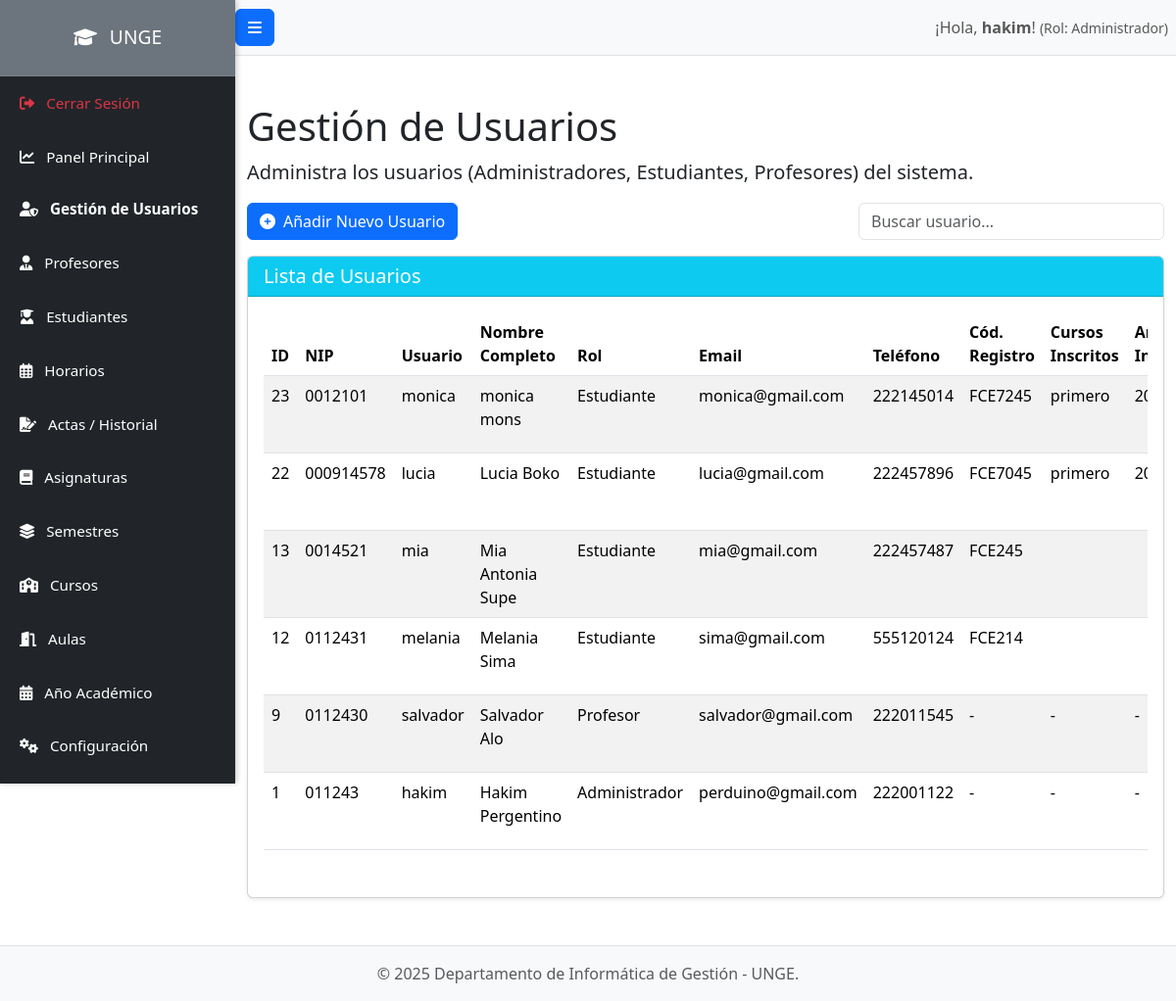
The app's page /admin/usuarios.php (signed in), older data.
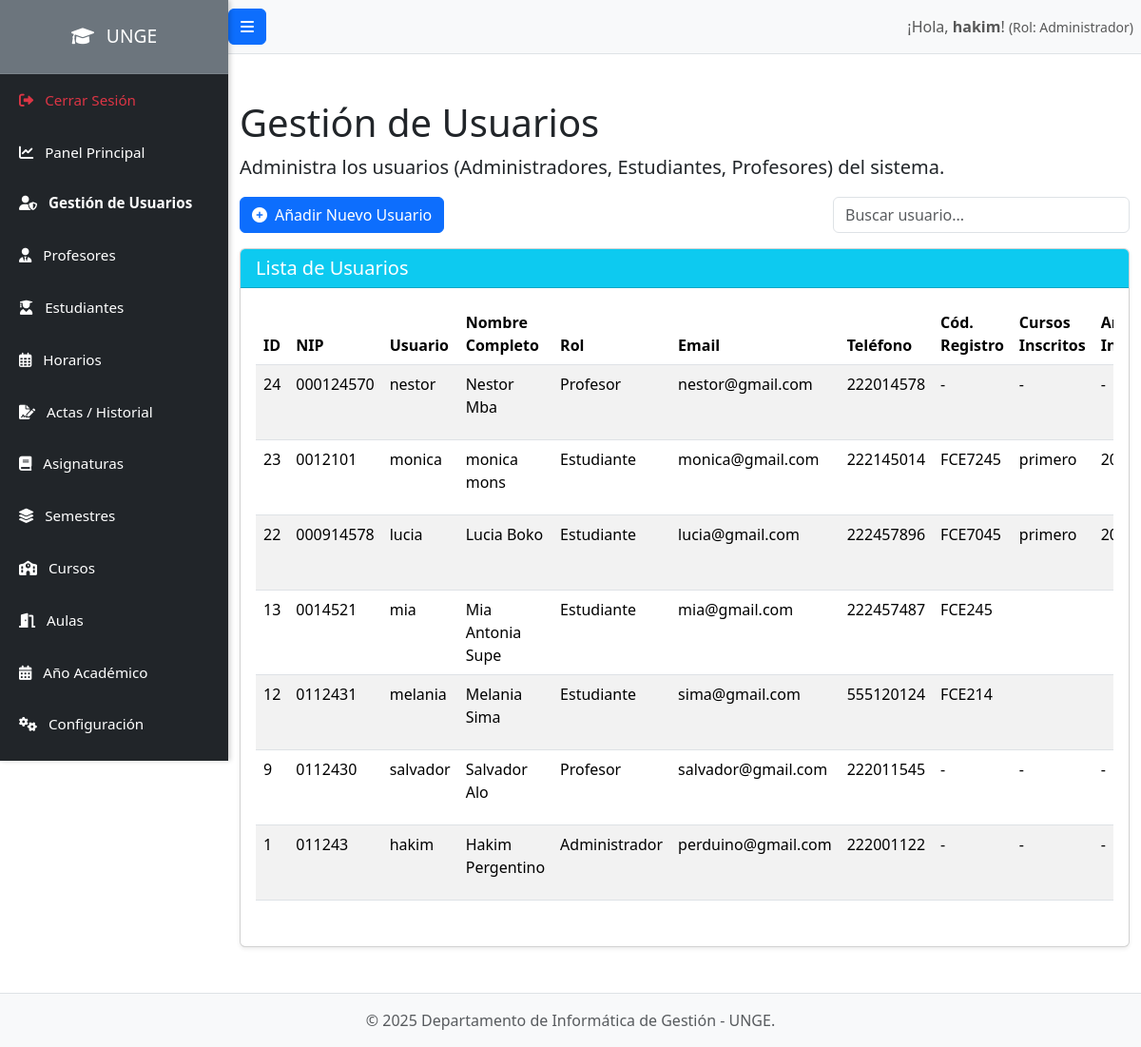
The same page, newer data.
### tables this page shows
CREATE TABLE `usuarios` (
  `id` int(11) NOT NULL,
  `nombre_usuario` varchar(100) NOT NULL,
  `password_hash` varchar(255) NOT NULL,
  `id_rol` int(11) NOT NULL,
  `nombre_completo` varchar(255) NOT NULL,
  `email` varchar(255) DEFAULT NULL,
  `telefono` varchar(50) DEFAULT NULL,
  `nip` varchar(50) DEFAULT NULL,
  `estado` enum('Activo','Inactivo','Bloqueado') NOT NULL DEFAULT 'Activo',
  `fecha_registro` datetime DEFAULT current_timestamp()
);

CREATE TABLE `roles` (
  `id` int(11) NOT NULL,
  `nombre_rol` varchar(50) NOT NULL
);

CREATE TABLE `estudiantes` (
  `id` int(11) NOT NULL,
  `id_usuario` int(11) NOT NULL,
  `codigo_registro` varchar(50) DEFAULT NULL
);

### admin/usuarios.php (the view, shortened to what this page needs)
<?php
require_once '../config/database.php';
include_once '../includes/header.php';
$stmt_usuarios = $pdo->query("
    SELECT u.id, u.nombre_usuario, u.nombre_completo, u.email, u.telefono, u.nip, u.estado,
           r.id AS id_rol, r.nombre_rol,
           e.id AS estudiante_id, e.codigo_registro,
           p.especialidad,
           p.grado_academico
    FROM usuarios u
    JOIN roles r ON u.id_rol = r.id
    LEFT JOIN estudiantes e ON u.id = e.id_usuario
    LEFT JOIN profesores p ON u.id = p.id_usuario
    ORDER BY u.id DESC
");
$usuarios = $stmt_usuarios->fetchAll(PDO::FETCH_ASSOC);
?>
<h1 class="mt-4">Gestión de Usuarios</h1>
<p class="lead">Administra los usuarios (Administradores, Estudiantes, Profesores) del sistema.</p>
<div class="mb-3 d-flex justify-content-between align-items-center">
    <button type="button" class="btn btn-primary" data-bs-toggle="modal" data-bs-target="#userModal" id="addUserBtn">
        <i class="fas fa-plus-circle me-2"></i>Añadir Nuevo Usuario
    </button>
    <div class="col-md-4">
        <input type="search" class="form-control" id="searchInput" placeholder="Buscar usuario...">
    </div>
</div>
<div class="card shadow-sm mb-4">
    <div class="card-header bg-info text-white">
        <h5 class="mb-0">Lista de Usuarios</h5>
    </div>
    <div class="card-body">
        <div class="table-responsive">
            <table class="table table-hover table-striped" id="usuariosTable">
                <thead>
                    <tr>
                        <th>ID</th>
                        <th>NIP</th>
                        <th>Usuario</th>
                        <th>Nombre Completo</th>
                        <th>Rol</th>
                        <th>Email</th>
                        <th>Teléfono</th>
                        <th>Cód. Registro</th>
                        <th>Cursos Inscritos</th> <th>Años de Inscripción</th> <th>Especialidad</th>
                    </tr>
                </thead>
                <tbody>
                    <?php if (count($usuarios) > 0): ?>
                        <?php foreach ($usuarios as $user): ?>
                            <tr data-id="<?php echo htmlspecialchars($user['id']); ?>"
                                data-nombre_usuario="<?php echo htmlspecialchars($user['nombre_usuario']); ?>"
                                data-nombre_completo="<?php echo htmlspecialchars($user['nombre_completo']); ?>"
                                data-email="<?php echo htmlspecialchars($user['email']); ?>"
                                data-telefono="<?php echo htmlspecialchars($user['telefono']); ?>"
                                data-nip="<?php echo htmlspecialchars($user['nip']); ?>"
                                data-id_rol="<?php echo htmlspecialchars($user['id_rol']); ?>" data-nombre_rol="<?php echo htmlspecialchars($user['nombre_rol']); ?>"
                                data-codigo_registro="<?php echo htmlspecialchars($user['codigo_registro'] ?? ''); ?>"
                                data-estudiante_id="<?php echo htmlspecialchars($user['estudiante_id'] ?? ''); ?>"
                                data-cursos_inscritos_json='<?php echo json_encode($user['cursos_inscritos']); ?>'
                                data-especialidad="<?php echo htmlspecialchars($user['especialidad'] ?? ''); ?>" data-grado_academico="<?php echo htmlspecialchars($user['grado_academico'] ?? ''); ?>" data-estado="<?php echo htmlspecialchars($user['estado']); ?>">
                                <td><?php echo htmlspecialchars($user['id']); ?></td>
                                <td><?php echo htmlspecialchars($user['nip']); ?></td>
                                <td><?php echo htmlspecialchars($user['nombre_usuario']); ?></td>
                                <td><?php echo htmlspecialchars($user['nombre_completo']); ?></td>
                                <td><?php echo htmlspecialchars($user['nombre_rol']); ?></td>
                                <td><?php echo htmlspecialchars($user['email']); ?></td>
                                <td><?php echo htmlspecialchars($user['telefono']); ?></td>
                                <td><?php echo htmlspecialchars($user['nombre_rol'] === 'Estudiante' ? ($user['codigo_registro'] ?? '-') : '-'); ?></td>
                                <td><?php echo htmlspecialchars($user['cursos_nombres_display']); ?></td> <td><?php echo htmlspecialchars($user['anios_inscripcion_display']); ?></td>
                            </tr>
                        <?php endforeach; ?>
                    <?php else: ?>
                        <tr>
                            <td colspan="14" class="text-center">No hay usuarios registrados.</td>
                        </tr>
                    <?php endif; ?>
                </tbody>
            </table>
        </div>
    </div>
</div>
<?php include_once '../includes/footer.php'; ?>
<div class="toast-container position-fixed bottom-0 end-0 p-3" style="z-index: 1100;">
</div>

Row changes from the older to the newer data that the page shows:
added usuarios: id "24", nip "000124570", nombre_usuario "nestor", nombre_completo "Nestor Mba", id_rol.nombre_rol "Profesor", email "nestor@gmail.com", telefono "222014578", id_rol.nombre_rol "-", cursos_nombres_display "-", anios_inscripcion_display "-"
